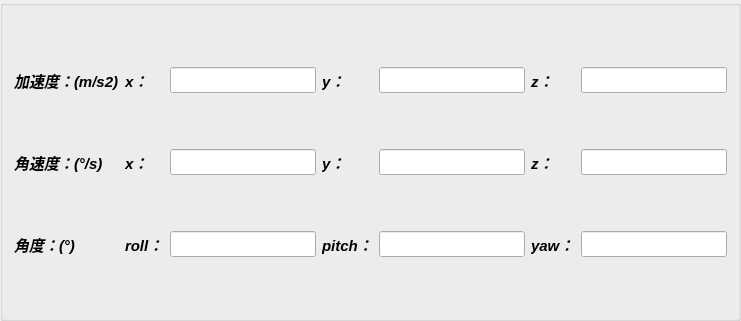
  <widget class="QGroupBox" name="groupBox_6">
   <property name="geometry">
    <rect>
     <x>1350</x>
     <y>890</y>
     <width>741</width>
     <height>321</height>
    </rect>
   </property>
   <property name="font">
    <font>
     <pointsize>11</pointsize>
     <italic>true</italic>
     <bold>true</bold>
    </font>
   </property>
   <property name="title">
    <string/>
   </property>
   <property name="alignment">
    <set>Qt::AlignCenter</set>
   </property>
   <layout class="QGridLayout" name="gridLayout_2">
    <item row="0" column="2">
     <widget class="QLineEdit" name="ax"/>
    </item>
    <item row="2" column="5">
     <widget class="QLabel" name="label_40">
      <property name="text">
       <string>yaw：</string>
      </property>
     </widget>
    </item>
    <item row="0" column="6">
     <widget class="QLineEdit" name="az"/>
    </item>
    <item row="2" column="2">
     <widget class="QLineEdit" name="roll">
      <property name="readOnly">
       <bool>true</bool>
      </property>
      <property name="clearButtonEnabled">
       <bool>false</bool>
      </property>
     </widget>
    </item>
    <item row="0" column="5">
     <widget class="QLabel" name="label_36">
      <property name="text">
       <string>z：</string>
      </property>
     </widget>
    </item>
    <item row="1" column="1">
     <widget class="QLabel" name="label_39">
      <property name="text">
       <string>x：</string>
      </property>
     </widget>
    </item>
    <item row="1" column="5">
     <widget class="QLabel" name="label_43">
      <property name="text">
       <string>z：</string>
      </property>
     </widget>
    </item>
    <item row="2" column="4">
     <widget class="QLineEdit" name="pitch">
      <property name="readOnly">
       <bool>true</bool>
      </property>
     </widget>
    </item>
    <item row="0" column="0">
     <widget class="QLabel" name="label_70">
      <property name="text">
       <string>加速度：(m/s2)</string>
      </property>
     </widget>
    </item>
    <item row="1" column="0">
     <widget class="QLabel" name="label_44">
      <property name="text">
       <string>角速度：(°/s)</string>
      </property>
     </widget>
    </item>
    <item row="2" column="1">
     <widget class="QLabel" name="label_41">
      <property name="text">
       <string>roll：</string>
      </property>
     </widget>
    </item>
    <item row="2" column="6">
     <widget class="QLineEdit" name="yaw">
      <property name="readOnly">
       <bool>true</bool>
      </property>
     </widget>
    </item>
    <item row="1" column="2">
     <widget class="QLineEdit" name="wx"/>
    </item>
    <item row="0" column="3">
     <widget class="QLabel" name="label_37">
      <property name="text">
       <string>y：</string>
      </property>
     </widget>
    </item>
    <item row="1" column="6">
     <widget class="QLineEdit" name="wz"/>
    </item>
    <item row="2" column="3">
     <widget class="QLabel" name="label_38">
      <property name="text">
       <string>pitch：</string>
      </property>
     </widget>
    </item>
    <item row="1" column="3">
     <widget class="QLabel" name="label_46">
      <property name="text">
       <string>y：</string>
      </property>
     </widget>
    </item>
    <item row="0" column="1">
     <widget class="QLabel" name="label_42">
      <property name="text">
       <string>x：</string>
      </property>
     </widget>
    </item>
    <item row="2" column="0">
     <widget class="QLabel" name="label_47">
      <property name="text">
       <string>角度：(°)</string>
      </property>
     </widget>
    </item>
    <item row="1" column="4">
     <widget class="QLineEdit" name="wy"/>
    </item>
    <item row="0" column="4">
     <widget class="QLineEdit" name="ay"/>
    </item>
   </layout>
  </widget>
